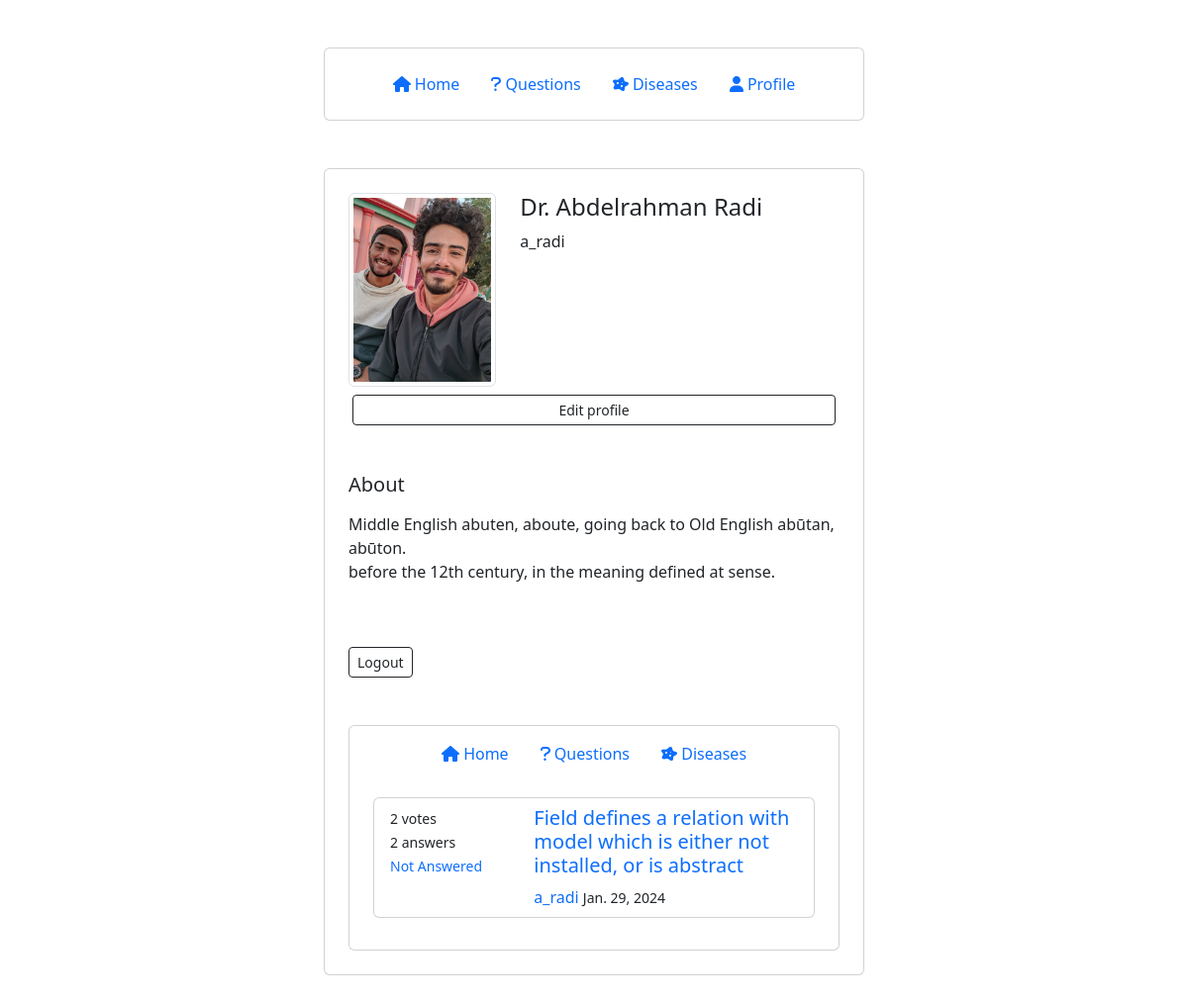
Screenshot of /profile/questions (signed in) with the database file from the repository.
### account/models.py (models this page shows, shortened)
class Profile(models.Model):
    user = models.OneToOneField(User, on_delete=models.CASCADE, null=True)
    first_name = models.CharField(max_length=100, null=True)
    last_name = models.CharField(max_length=100, null=True)
    about = models.TextField(max_length=1000, null=True)
    photo = models.ImageField(default="Profile/Profile-default.png", upload_to='profile/', blank=True, null=True)

class Question(models.Model):
    STATUS = (
        ('Not Answered', 'Not Answered'),
        ('Answered', 'Answered'),
    )
    user = models.ForeignKey(User, on_delete=models.CASCADE, null=True)
    title = models.CharField(max_length=100, unique=True, null=True)
    body = models.TextField(max_length=1000, null=True)
    created_on = models.DateTimeField(auto_now_add=True, null=True)
    last_modified = models.DateTimeField(auto_now=True, null=True)
    question_votes_count = models.PositiveIntegerField(default=0, null=True)
    status = models.CharField(max_length=200, default="Not Answered", choices=STATUS, null=True)

### account/views.py (the view)
# urls.py: path('profile/questions', views.profile_questions, name='profile_questions'),
@login_required(login_url='login')
def profile_questions(request):
    user = request.user
    profile = Profile.objects.filter(user= request.user).first()
    questions = Question.objects.filter(user=user).all().order_by("-created_on")
    found = 0
    if questions:
        found = found + 1
        question_answers_count = {}
        for question in questions:
            count = Answer.objects.filter(question_id=question.id).count()
            question_answers_count[question.id] = count
        context = {
            'found': found,
            'profile': profile,
            "questions": questions,
            'question_answers_count': question_answers_count,
        }
    else:
        context = {
            'found': found,
            'profile': profile,
            'user': user,
            }
    return render(request, "profile/profile_questions.html", context)

### account/templates/profile/profile_questions.html
{% extends "base.html" %}
{% block page_content %}
    <div class="container mt-5 mb-5">
        <div class="row d-flex align-items-center justify-content-center">
            <div class="col-md-6">
                <div class="card">
                    <div class="px-4 py-4">
                        <div class="row">
                            <div class="col-4">
                                {% if profile.photo %}
                                    <img src = "/media/{{ profile.photo }}" alt="..." width="200" height="200" class="rounded mb-2 img-thumbnail">
                                {% else %}
                                    <img src = "/media/profile/Profile-default.png" alt="..." width="200" height="200" class="rounded mb-2 img-thumbnail">
                                {% endif %}
                            </div>
                            <div class="col-8">
                                <h4> Dr. {{ profile.first_name }} {{ profile.last_name }} </h4>
                                <p> {{ user.username }} </p>
                            </div>
                        </div>
                        <div class="row px-3">
                            <a href="{% url 'profile_update' %}" class="btn btn-outline-dark btn-sm btn-block">Edit profile</a>
                        </div>
                    </div>
                    <div class="px-4 py-4">
                        <h5>About</h5>
                        <div>
                            <p> {{ profile.about  | linebreaks | safe }} </p>
                        </div>
                    </div>
                    <div class="py-4 px-4">
                        <a href="{% url 'logout' %}" class="btn btn-outline-dark btn-sm btn-block" >Logout</a>
                    </div>
                    <div class="py-4 px-4">
                        <div class="card py-2 px-4">
                            <nav>
                                <ul class="nav justify-content-center">
                                    <li class="nav-item">
                                        <a class="nav-link" href="{% url 'profile_posts' %}"><i class="fas fa-home"></i> Home</a>
                                    </li>
                                    <li class="nav-item">
                                        <a class="nav-link" href="{% url 'profile_questions' %}"><i class="fas fa-question"></i> Questions</a>
                                    </li>
                                    <li class="nav-item">
                                        <a class="nav-link" href="{% url 'profile_diseases' %}"><i class="fas fa-disease"></i> Diseases</a>
                                    </li>
                                </ul>
                            </nav>
                            <br>
                            {% if found == 1 %}
                                {% for question in questions %}
                                <div class="card p-2">
                                    <div class="row px-2">
                                        <div class="col-4">
                                            <small> {{ question.question_votes_count }} votes</small><br>
                                            {% for key, value in question_answers_count.items %}
                                                {% if key == question.id %}
                                                    <small> {{ value }} answers</small><br>
                                                {% endif %}
                                            {% endfor %}
                                            <small>
                                                <a style="text-decoration:none" href="{% url 'status_question' question.status %}">
                                                    {{ question.status }}
                                                </a>
                                            </small>
                                        </div>
                                        <div class="col-8">
                                            <h5>
                                                <a style="text-decoration:none" href="{% url 'detail_question' question.pk %}">
                                                    {{ question.title }}
                                                </a>
                                            </h5>
                                            {% if user == question.user %}
                                                <a style="text-decoration: none" href="{% url 'user_profile' %}">
                                                    <span class="font-weight-bold"> {{ question.user }} </span>
                                                </a>
                                                <small > {{ question.created_on.date }} </small>
                                            {% else %}
                                                <a style="text-decoration: none" href="{% url 'user_profile_everyone' question.user.id %}">
                                                    <span class="font-weight-bold"> {{ question.user }} </span>
                                                </a>
                                                <small > {{ question.created_on.date }} </small>
                                            {% endif %}
                                        </div>
                                    </div>
                                </div>
                                <br>
                                {% endfor %}
                            {% elif found == 0 %}
                                <div class="card p-2">
                                    <div class="row p-2 px-3">
                                        <h6> {{ profile.first_name }} {{ profile.last_name }} don't have any Questions ! </h6>
                                    </div>
                                </div>
                            {% endif %}
                        </div>
                    </div>
                </div>
            </div>
        </div>
    </div>
{% endblock page_content %}

### static/css/base.css (style rules this page uses)
body { background-color: #eee; font-family: "Poppins", sans-serif; font-weight: 300 }
.card { border:none }

### rows the page displays
Profile: photo (picture), first_name "Abdelrahman", last_name "Radi", about "Middle English abuten, aboute, going back to Old English abūtan, abūton. before the 12th century, in the meaning defined at sense."
Question: question_votes_count "2", question_answers_count "2", status "Not Answered", title "Field defines a relation with model which is either not installed, or is abstract", user "a_radi", created_on "Jan. 29, 2024"

### other values shown
{{ user.username }} "a_radi"
